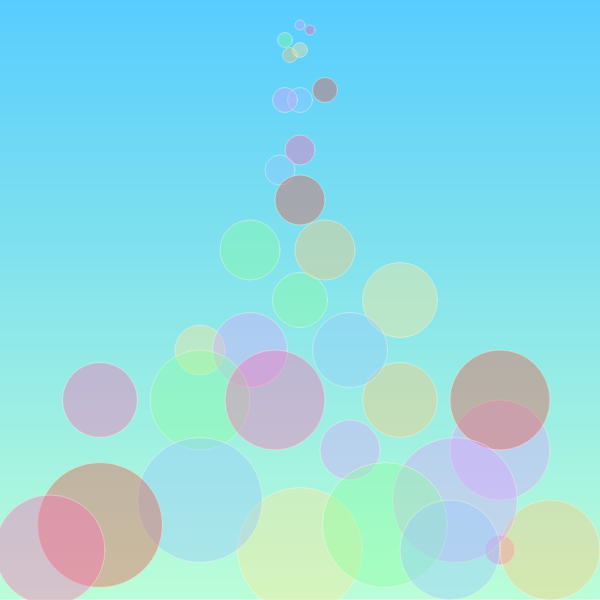
Frame 1 (no input)
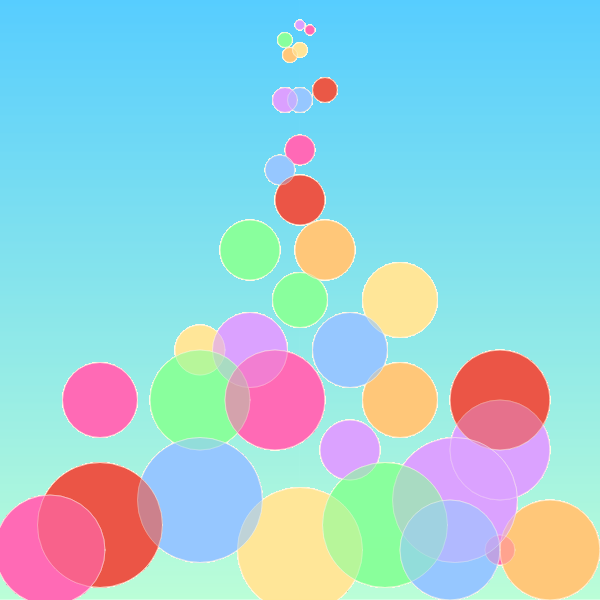
Frame 60 (no input)
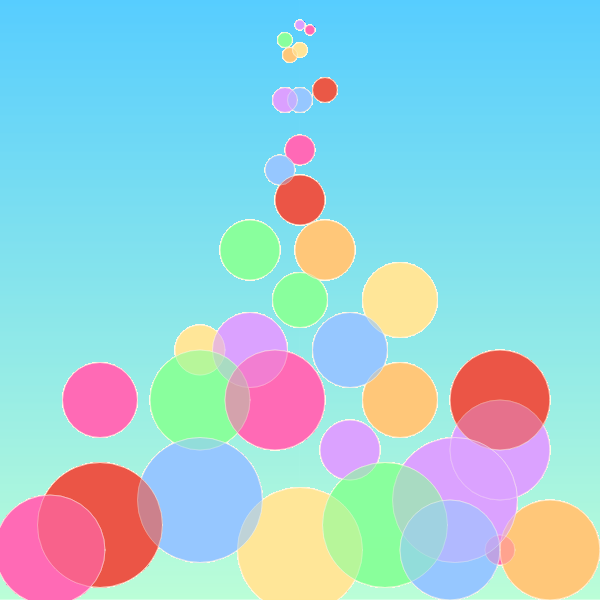
Frame 120 (the mouse pressed at the canvas centre since frame 60)

The p5.js sketch that drew these frames (run headless with seeded random() and noise() and a simulated clock; from frame 60 on, the mouse is pressed at the canvas centre):

// p5.js sketch
// ── sketch.js
let color1,color2;

function setup() {
  createCanvas(600, 600);
  color1 = color("#20BDFF");
  color2 = color("#A5FECB");
  
  for(let y=0; y<height; y++){                         //
    n = map(y,0,height,0,1);
    let newcolor = lerpColor(color1,color2,n);         //
    stroke(newcolor);
    line(0,y,width, y);
  }
}
let a,b,c,d,e,f,g;
function draw() {
  a=color(255, 105, 180, 100);
  b=color(255, 200, 120, 100);
  c=color(255, 230, 150, 100);
  d=color(150, 200, 255, 100);
  e=color(220, 160, 255, 100);
  f=color(138,255,156,100);
  g=color(234,86,69,100);
  
  stroke(255,250,231,100)
  fill(e)
  ellipse(300,25,10,10)
  fill(f)
  ellipse(285,40,15,15)
  fill(a)
  ellipse(310,30,10,10)
  fill(b)
  ellipse(290,55,15,15)
  fill(c)
  ellipse(300,50,15,15)
  fill(d)
  ellipse(300,100,25,25)
  fill(e)
  ellipse(285,100,25,25)
  fill(f)
  ellipse(300,300,55,55)
  fill(g)
  ellipse(325,90,25,25)
  fill(a)
  ellipse(300,150,30,30)
  ellipse(500,550,30,30)
  fill(b)
  ellipse(325,250,60,60)
  fill(c)
  ellipse(200,350,50,50)
  fill(d)
  ellipse(280,170,30,30)
   fill(e)
  ellipse(350,450,60,60)
  fill(f)
  ellipse(250,250,60,60)
  fill(g)
  ellipse(300,200,50,50)
  fill(a)
  ellipse(100,400,75,75)
  fill(b)
  ellipse(400,400,75,75)
  fill(c)
  ellipse(400,300,75,75)
  fill(d)
  ellipse(350,350,75,75)
  fill(e)
  ellipse(250,350,75,75)
  fill(e)
  ellipse(500,450,100,100)
  fill(f)
  ellipse(200,400,100,100)
  fill(g)
  ellipse(500,400,100,100)
  fill(a)
  ellipse(275,400,100,100)
  fill(b)
  ellipse(550,550,100,100)
  fill(c)
  ellipse(300,550,125,125)
  fill(d)
  ellipse(200,500,125,125)
  fill(e)
  ellipse(455,500,125,125)
  fill(f)
  ellipse(385,525,125,125)
  fill(g)
  ellipse(100,525,125,125)
  fill(a)
  ellipse(50,550,110,110)
  fill(d)
  ellipse(450,550,100,100)
}
